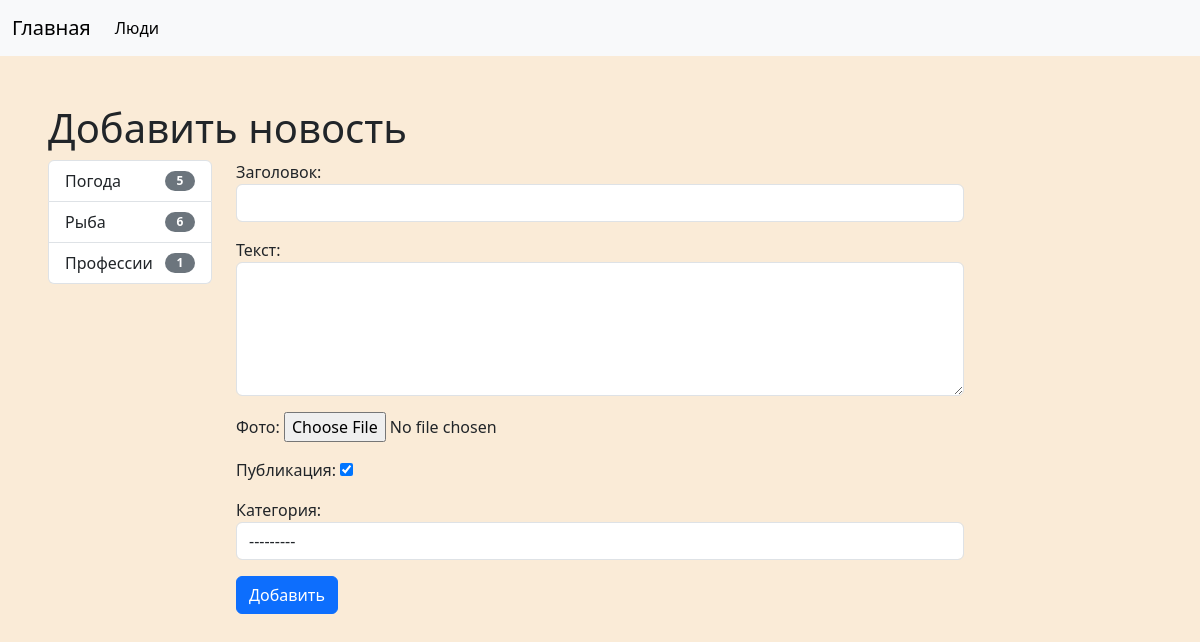
/news/news/add_news, run on the app's committed database.
### News/models.py (models this page shows)
class Category(models.Model):
    title = models.CharField(max_length=150, db_index=True, verbose_name='Категория')
    def get_absolute_url(self):
        return reverse_lazy('Category', kwargs={'category_id': self.pk})
    class Meta:
        verbose_name = 'Категория'
        verbose_name_plural = 'Категории'

### News/views.py (the view)
# urls.py: path('news/add_news', AddNews.as_view(), name='Add_news'),
class AddNews(CreateView):
    form_class = NewsForm
    template_name = 'News/add_news.html'
    extra_context = {'title': 'Добавить новость'}
    login_url = 'admin/'

### News/forms.py (shortened to what this page needs)
class NewsForm(forms.ModelForm):
    class Meta:
        model = News
        fields = ['title', 'content', 'photo', 'is_published', 'category']
        widgets = {
            'title': forms.TextInput(attrs={'class': 'form-control'}),
            'content': forms.Textarea(attrs={'class': 'form-control', 'rows': 5}),
            'category': forms.Select(attrs={'class': 'form-control'}),
        }

### News/templatetags/news_tags.py (called while the page is built)
@register.inclusion_tag('news/list_categoryes.html')
def show_categoryes():
    categoryes = Category.objects.annotate(cnt=Count('news', filter=F('news__is_published'))).filter(cnt__gt=0)  # noqa: E501
    return {'categoryes': categoryes}

### News/templates/News/add_news.html (shortened to what this page needs)
{% extends 'base.html' %}
{% block sidebar %}
{% include 'inc/_sidebar.html' %}
{% endblock %}
{% block content %}
{% include 'inc/_add_content_news.html'%}
{% endblock %}

### News/templates/News/list_categoryes.html
{% load news_tags %}
<div class="col-md-2">
    <div class="list-group">
        {% for category in categoryes %}
            <a href="{{category.get_absolute_url}}" class="list-group-item d-flex justify-content-between align-items-center">
                {{category.title}}<span class="badge bg-secondary rounded-pill" style="width: 30px; color: white;">{{category.cnt}}</span>
            </a>
        {% endfor %}
    </div>
</div>

### NewsProject/static/style/css/style.css (style rules this page uses)
body { background-color: antiquewhite; }

### data on the page
Category: title "Погода", cnt "5"
Category: title "Рыба", cnt "6"
Category: title "Профессии", cnt "1"

### other printed values
{{ title }} "Добавить новость"
